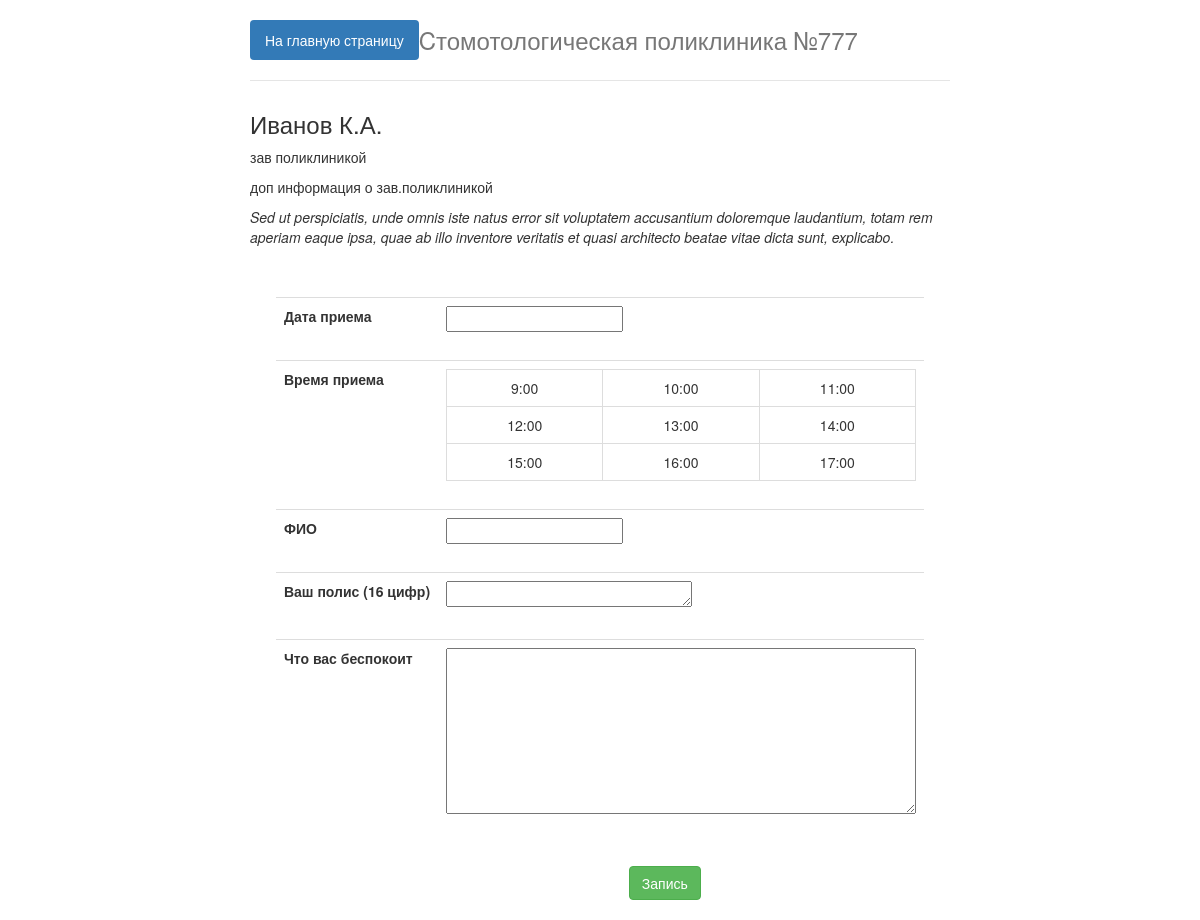
Page /doctor/3/ on the committed database.
### app/models.py (models this page shows, shortened)
class Doctor (models.Model):
    name=models.CharField(verbose_name='ФИО', max_length = 300 )
    specialization=models.CharField(verbose_name='Специализация',max_length=300)
    login=models.CharField(verbose_name="Логин:",max_length=20)
    password=models.CharField(verbose_name="Пароль:",max_length=20)
    info=models.CharField(verbose_name='Информация о враче',max_length=10000)
    class Meta:
        verbose_name_plural = "Врачи"
        verbose_name = "Врач"

### app/views.py (the view, shortened to what this page needs)
# urls.py: re_path('doctor/(?P<doctor_id>\d+)/',ReceptionView.as_view(), name='reception'),
class ReceptionView(FormView):
    form_class = ReceptionForm
    template_name = 'reception.html'
    def get_context_data(self, **kwargs):
        context = super(ReceptionView, self).get_context_data(**kwargs)
        context['doctor']=Doctor.objects.get(id= self.kwargs['doctor_id'])
        return context

### app/forms.py
class ReceptionForm(forms.ModelForm):
    class Meta:
        model = Reception
        fields = ('date','time','patient_name','patient_info','polis')
    def __init__(self, *args, **kwargs):
        super(ReceptionForm, self).__init__(*args, **kwargs)
        self.fields['time'].widget = forms.HiddenInput()
        self.fields['polis'].widget = forms.Textarea(attrs={'cols': 30, 'rows': 1})
        self.fields['polis'].label = 'Ваш полис (16 цифр)'
        self.fields['patient_info'].widget = forms.Textarea(attrs={'cols': 60, 'rows': 8})
        self.fields['patient_info'].label = 'Что вас беспокоит'

### app/templates/reception.html (shortened to what this page needs)
{% extends "index.html" %}
{% load static %}
  {% block content %}
    <h3>{{doctor.name|safe}}</h3>
    <p>{{doctor.specialization|safe}}</p>
    <p>{{doctor.info|safe}}</p>
    <br><br>
    <div align="center">
      <form action="" class="form-inline" method="post" enctype="multipart/form-data">
        <div class="form-group">
          <table class="table table-borderless">
            <tr><th>{{form.date.label}}</th><td>{{form.date}}{{form.date.errors}}<br><br></td></tr>
            <tr><th>{{form.time.label}}</th>
            <td>
                <table class="table table-bordered">
                  <tr>
                    <td align="center" valign="center" class="time">9:00</td>
                    <td align="center" valign="center" class="time">10:00</td>
                    <td align="center" valign="center" class="time">11:00</td>
                  </tr>
                  <tr>
                    <td align="center" valign="center" class="time">12:00</td>
                    <td align="center" valign="center" class="time">13:00</td>
                    <td align="center" valign="center" class="time">14:00</td>
                  </tr>
                  <tr>
                    <td align="center" valign="center" class="time">15:00</td>
                    <td align="center" valign="center" class="time">16:00</td>
                    <td align="center" valign="center" class="time">17:00</td>
                  </tr>
                </table>
            </td></tr>
            <tr><th> {{form.patient_name.label}}</th><td>{{form.patient_name}}{{form.patient_name.errors}}<br><br></td></tr>
			<tr><th>{{form.polis.label}}</th><td>{{form.polis}}{{form.polis.errors}}<br><br></td></tr>
            <tr><th>{{form.patient_info.label}}</th><td>{{form.patient_info}}{{form.patient_info.errors}}<br><br></td></tr>
          </table>
            <div style="padding-left:20%;"><button id="submit" class="btn btn-success">Запись</button></div>
        </div>
      </form>
    </div>
  {% endblock content %}
  {% block css %}
    <link rel="stylesheet" href="{% static 'jquery-ui/jquery-ui.css' %}">
    <link rel="stylesheet" href="{% static 'jquery-ui/jquery-ui.theme.css' %}">
  {% endblock %}

### staticfiles/custom_css/custom.css (style rules this page uses)
body { padding-top: 20px; padding-bottom: 20px; }

### rows in the picture
Doctor: name "Иванов К.А.", specialization "зав поликлиникой", info "доп информация о зав.поликлиникой Sed ut perspiciatis, unde omnis iste natus error sit voluptatem accusantium doloremque laudantium, totam rem aperiam eaque ipsa, quae ab illo inventore veritatis et quasi architecto beatae vitae dicta sunt, explicabo."
